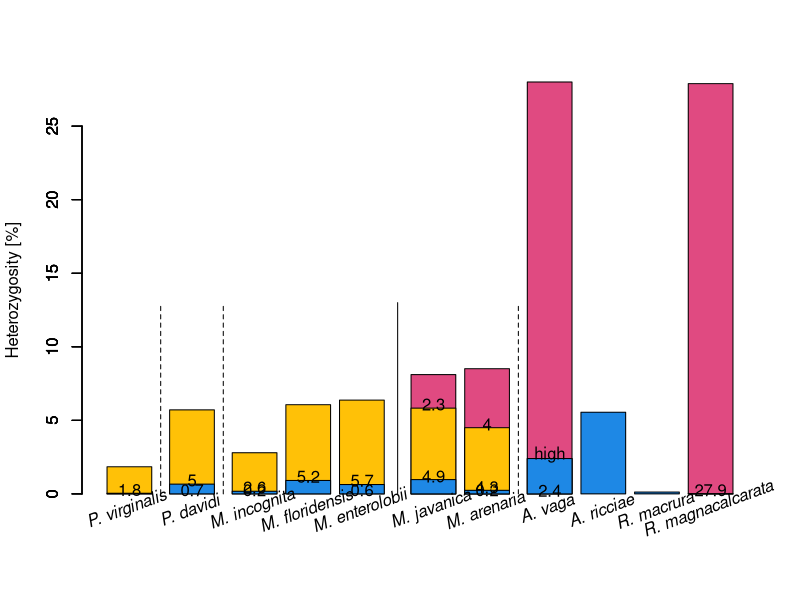

Reproduce this figure in R.
# plotting barplots of heterozygosity of tetraploid speices
#
# Meloidogyne_javanica
# Meloidogyne_arenaria
# Adineta_vaga
# Adineta_ricciae
# Rotaria_macrura
# Rotaria_magnacalcarata

trip_tab <- read.table('tables/triploid_heterozygosity.tsv', header = T, row.names = 1)
tetra_tab <- read.table('tables/tetraploid_heterozygosity.tsv', header = T, row.names = 1)

trip_tab$heter <- (trip_tab$AAB + trip_tab$ABC)
tetra_tab$heter <- (tetra_tab$AABB + tetra_tab$AAAB + tetra_tab$AB)
tetra_tab['Rmag1','heter'] <- tetra_tab['Rmag1','AABB'] # all measured heterozygosity is between ohnologs
# truth is NA, close to 0, but don't know
# I need to set up these values so the the plot cleates boxes of 0 size
tetra_tab['Rmag1',c('AB', 'AAAB')] <- 0
# we also don'jave reliable estimate of AAAB and AABB for A. vaga.
tetra_tab$single_A_het <- tetra_tab$AAAB + tetra_tab$AB
tetra_tab$single_A_het[1] <- tetra_tab$AB[1]
tetra_tab$AAAB[1] <- 0

tetra_tab <- tetra_tab[c(5:6, 1:4),]

ylim <- c(0, max(tetra_tab$heter, na.rm = T))
# also I know that A. vaga has undetected high heterozygosty.
# So I will round up the highest other species
# because we can assume it's more
tetra_tab['Avag1','heter'] <- ceiling(max(tetra_tab$heter, na.rm = T))

# ColorBrewer2 palette (dark2, 3 colours)
# pal <- c("#D95F02", "#7570B3", "#1B9E77")
               pal <- c("#D81B60CA", "#1E88E5", "#FFC107", "#004D40AA")

pdf('figures/fig2b_heterozygosity_of_tetraploids.pdf', width = 8, height = 6)

spaces <- c(rep(0.4, 3), rep(0.2, 2), 0.6, 0.2, 0.4, rep(0.2, 3))
bar_pos <- barplot(c(rep(NA, 5), tetra_tab$heter), col = pal[1],
                   ylab = 'Heterozygosity [%]', space = spaces)
barplot(c(trip_tab$heter, tetra_tab$single_A_het), col = pal[3], add = T, space = spaces)
barplot(c(rep(NA, 5), tetra_tab$AB), col = pal[2], add = T, space = spaces)
barplot(c(trip_tab$ABC, rep(NA, 6)), col = pal[2], add = T, space = spaces)

# 2 digit rounding
# text(bar_pos, c(rep(NA, 5), tetra_tab$single_A_het + 0.25), c(rep(NA, 5), tetra_tab$AABB[1:2], 'high', tetra_tab$AABB[4:6]))
# text(bar_pos[c(7, 8)], tetra_tab$AAAB[c(2, 3)] + 0.25, c(tetra_tab$AB[c(2, 3)]))
# text(bar_pos[c(6, 7)], 0.25, tetra_tab$AAAB[c(1, 2)])
# text(bar_pos[c(1:5)], trip_tab$ABC + 0.25, trip_tab$AAB)
# text(bar_pos[c(2,3,5)], 0.25, round(trip_tab$ABC[c(2,3,5)], 2))

# 1 digit rounding
text(bar_pos, c(rep(NA, 5), tetra_tab$single_A_het + 0.25), c(rep(NA, 5), round(tetra_tab$AABB[1:2], 1), 'high', round(tetra_tab$AABB[4:6], 1)))
text(bar_pos[c(7, 8)], 0.25, round(c(tetra_tab$AB[c(2, 3)]), 1))
text(bar_pos[c(6, 7)], tetra_tab$AB[c(1, 2)] + 0.25, round(tetra_tab$AAAB[c(1, 2)], 1))
text(bar_pos[c(1:5)], trip_tab$ABC + 0.25, round(trip_tab$AAB, 1))
text(bar_pos[c(2,3,5)], 0.25, round(trip_tab$ABC[c(2,3,5)], 1))


sp_labels <- c('P. virginalis', 'P. davidi',
               'M. incognita', 'M. floridensis', 'M. enterolobii',
               'M. javanica', 'M. arenaria',
               'A. vaga', 'A. ricciae',
               'R. macrura', 'R. magnacalcarata')

sp_labels <- lapply(paste0(sp_labels, " "), function(x){bquote(italic(.(x)))})
text(bar_pos, -1, do.call(expression, sp_labels), las = 1, srt = 20, xpd = TRUE)

for (bar in c(1,2,5,7)) {
    lty = ifelse(bar == 5, 1, 2)
    lines(rep(mean(bar_pos[bar:(bar+1)]), 2), c(0, 13), lty = lty)
}


# legend('topright', bty = 'n', c('AABB', 'AA\' or AAAB'), pch = 20, col = rev(pal))

dev.off()